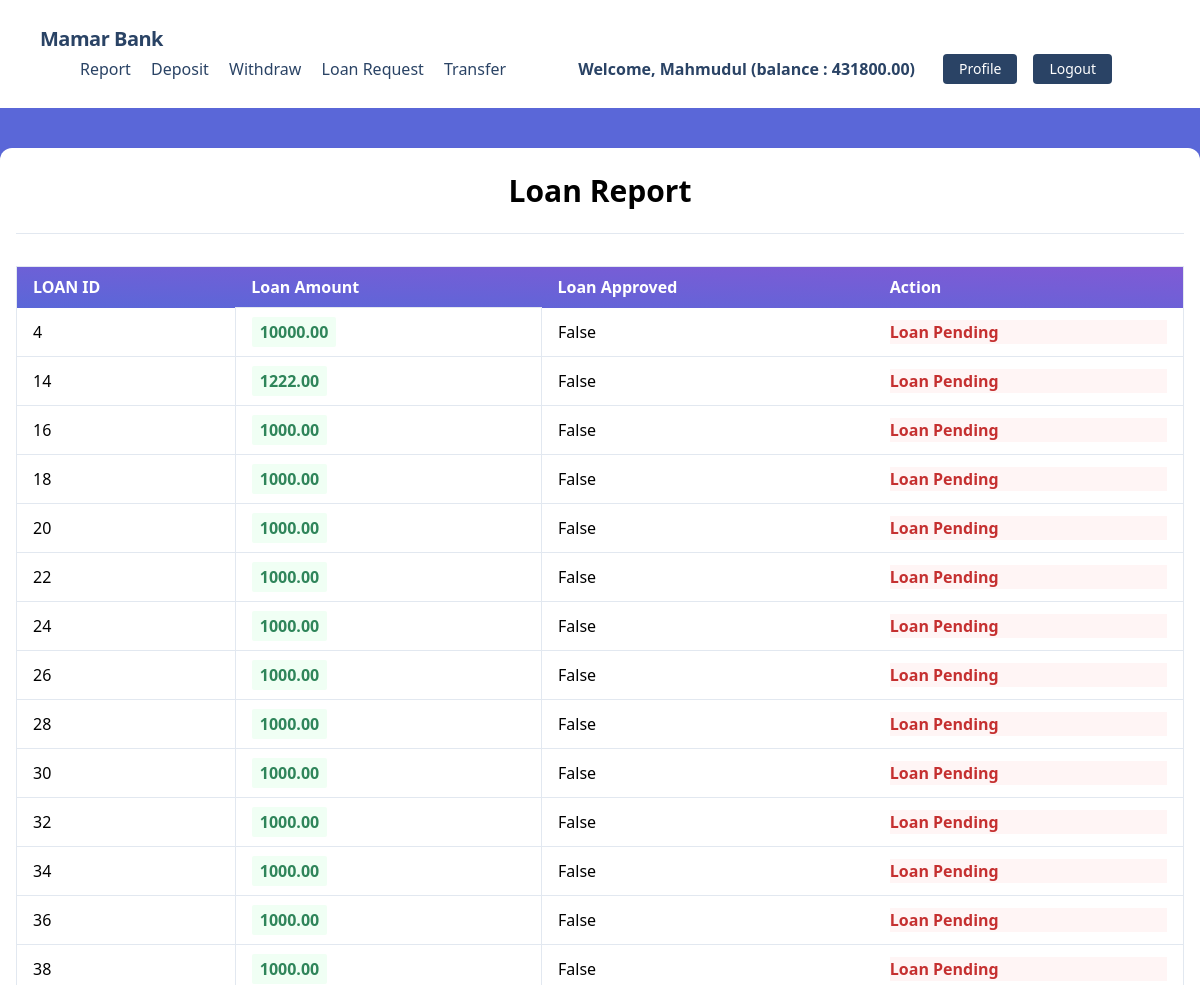
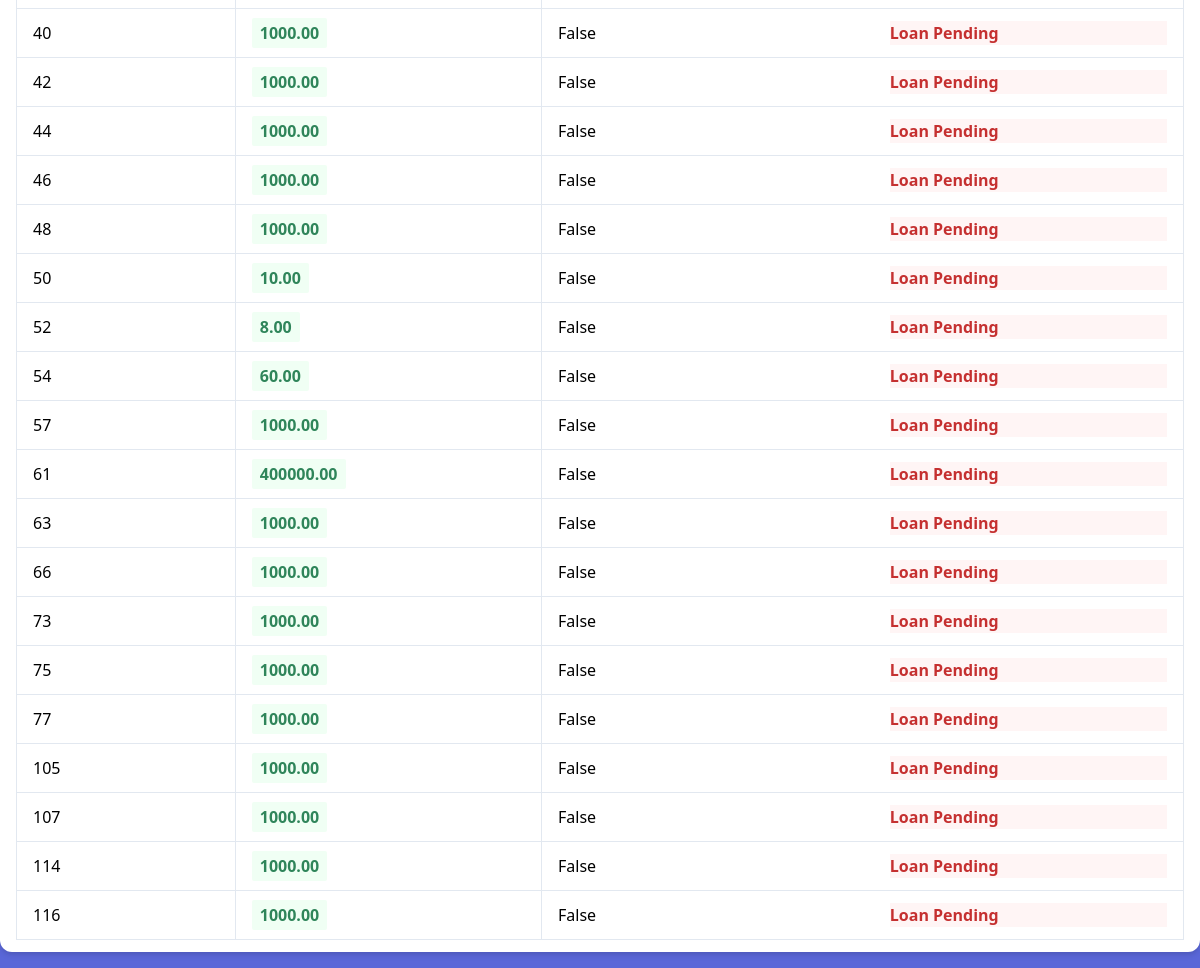
/transactions/loans/ (signed in), run on the app's committed database (2 pictures, top to bottom).
### accounts/models.py (models this page shows, shortened)
class UserBankAccount(models.Model):
    user=models.OneToOneField(User,related_name='account',on_delete=models.CASCADE)
    account_type=models.CharField(max_length=10,choices=ACCOUNT_TYPE)
    account_no=models.IntegerField(unique=True)
    birth_date=models.DateField(null=True,blank=True)
    gender=models.CharField(max_length=10,choices=GENDER_TYPE)
    initial_deposite_date=models.DateField(auto_now_add=True)
    balance=models.DecimalField(default=0,max_digits=12,decimal_places=2)

### transactions/models.py (models this page shows)
class Transaction(models.Model):
    account=models.ForeignKey(UserBankAccount,related_name='transactions',on_delete=models.CASCADE)
    amount=models.DecimalField(decimal_places=2,max_digits=12)
    balance_after_transaction=models.DecimalField(decimal_places=2,max_digits=12)
    transaction_type=models.IntegerField(choices=TRANSACTION_TYPE,null=True)
    timestamp=models.DateTimeField(auto_now_add=True)
    loan_approve=models.BooleanField(default=False)
    bankrupt=models.BooleanField(default=False)
    class Meta:
        ordering=['timestamp']

### transactions/views.py (the view)
# urls.py: path("loans/", LoanListView.as_view(), name="loan_list"),
class LoanListView(LoginRequiredMixin,ListView):
    model = Transaction
    template_name = 'transactions/loan_request.html'
    context_object_name = 'loans' # loan list ta ei loans context er moddhe thakbe
    def get_queryset(self):
        user_account = self.request.user.account
        queryset = Transaction.objects.filter(account=user_account,transaction_type=3)
        print(queryset)
        return queryset

### transactions/templates/transactions/loan_request.html (shortened to what this page needs)
{% extends 'base.html' %}
{% block body %}
<div class="my-10 py-3 px-4 bg-white rounded-xl shadow-md">
  <h1 class="font-bold text-3xl text-center pb-5 pt-2">Loan Report</h1>
  <hr />
  <table
    class="table-auto mx-auto w-full px-5 rounded-xl mt-8 border dark:border-neutral-500"
  >
    <thead class="bg-purple-900 text-white text-left">
      <tr
        class="bg-gradient-to-tr from-indigo-600 to-purple-600 rounded-md py-2 px-4 text-white font-bold"
      >
        <th class="px-4 py-2">LOAN ID</th>
        <th class="px-4 py-2">Loan Amount</th>
        <th class="px-4 py-2">Loan Approved</th>
        <th class="px-4 py-2">Action</th>
      </tr>
    </thead>
    <tbody>
      {% for loan in loans %}
      <tr class="border-b dark:border-neutral-500">
        <td class="px-4 py-2">
         {{ loan.id }}
        </td>
        <td class="px-4 py-3 text-s border">
          <span
            class="px-2 py-1 font-bold leading-tight rounded-sm text-green-700 bg-green-100"
          >
            {{ loan.amount }}
          </span>
        </td>
        <td class="px-4 py-2">
          {{ loan.loan_approve }}
        </td>
        <td class="px-4 py-2">
          {% if loan.loan_approve %}
          <a class="font-bold bg-red-900 text-white hover:text-blue-900 hover:bg-white border border-blue-900 font-bold px-4 py-2 rounded-lg" href='{% url "pay" loan.id %}'>Pay</a>
          {% else %}
          <p class="font-bold text-red-700 bg-red-100">Loan Pending</p>
          {% endif %}
        </td>
      </tr>
      {% endfor %}
    </tbody>
  </table>
</div>
{% endblock %}

### core/templates/base.html (shortened to what this page needs)
{% load static %}
<!DOCTYPE html>
<html lang="en">
    <head>
        <link href="https://unpkg.com/tailwindcss@^1.0/dist/tailwind.min.css" rel="stylesheet">
    </head>
    <body class="bg-indigo-600">
        {% include 'navbar.html' %}
        {% block body %}{% endblock %}
    </body>
</html>

### core/templates/navbar.html (shortened to what this page needs)
<nav class="flex items-center justify-between flex-wrap bg-white p-6 px-10">
    <div class="flex items-center flex-shrink-0 text-white mr-6">
        <span class="font-semibold text-xl tracking-tight text-blue-900"><a href="/">Mamar Bank</a></span>
    </div>
    <div class="w-full block flex-grow lg:flex lg:items-center lg:w-auto px-10">
        {% if request.user.is_authenticated %}
            <div class="text-md lg:flex-grow">
                <a href="{% url 'transaction_report' %}" class="block mt-4 lg:inline-block lg:mt-0 text-blue-900 hover:text-red-900 hover:font-black mr-4">
                    Report
                </a>
                <a href="{% url 'deposit_money' %}" class="block mt-4 lg:inline-block lg:mt-0 text-blue-900 hover:text-red-900 hover:font-black mr-4">
                    Deposit
                </a>
                <a href="{% url 'withdraw_money' %}" class="block mt-4 lg:inline-block lg:mt-0 text-blue-900 hover:text-red-900 hover:font-black mr-4">
                    Withdraw
                </a>
                <a href="{% url 'loan_request' %}" class="block mt-4 lg:inline-block lg:mt-0 text-blue-900 hover:text-red-900 hover:font-black mr-4">
                    Loan Request
                </a>
                <a href="{% url 'transfer' %}" class="block mt-4 lg:inline-block lg:mt-0 text-blue-900 hover:text-red-900 hover:font-black mr-4">
                    Transfer
                </a>
            </div>
            <div class="flex w-auto">
                <div class="text-blue-900 my-auto font-black px-5">Welcome, {{ request.user.first_name }} (balance : {{request.user.account.balance}}) </div>
                <a href="{% url 'profile' %}" class="mx-2 inline-block font-medium text-sm px-4 py-2 leading-none bg-blue-900 rounded text-white border-white hover:border-transparent hover:text-dark hover:bg-red-700 mt-4 lg:mt-0">Profile</a>
                <form action='{% url 'logout' %}' method='post'>
                <button type="submit" class="mx-2 inline-block font-medium text-sm px-4 py-2 leading-none bg-blue-900 rounded text-white border-white hover:border-transparent hover:text-dark hover:bg-red-700 mt-4 lg:mt-0">Logout</button>
                </form>
            </div>
        {% endif %}
    </div>
</nav>

### data on the page
Transaction: id "4", amount "10000.00", loan_approve "False", shows "Loan Pending"
Transaction: id "14", amount "1222.00", loan_approve "False", shows "Loan Pending"
Transaction: id "16", amount "1000.00", loan_approve "False", shows "Loan Pending"
Transaction: id "18", amount "1000.00", loan_approve "False", shows "Loan Pending"
Transaction: id "20", amount "1000.00", loan_approve "False", shows "Loan Pending"
Transaction: id "22", amount "1000.00", loan_approve "False", shows "Loan Pending"
Transaction: id "24", amount "1000.00", loan_approve "False", shows "Loan Pending"
Transaction: id "26", amount "1000.00", loan_approve "False", shows "Loan Pending"
Transaction: id "28", amount "1000.00", loan_approve "False", shows "Loan Pending"
Transaction: id "30", amount "1000.00", loan_approve "False", shows "Loan Pending"
Transaction: id "32", amount "1000.00", loan_approve "False", shows "Loan Pending"
Transaction: id "34", amount "1000.00", loan_approve "False", shows "Loan Pending"
Transaction: id "36", amount "1000.00", loan_approve "False", shows "Loan Pending"
Transaction: id "38", amount "1000.00", loan_approve "False", shows "Loan Pending"
Transaction: id "40", amount "1000.00", loan_approve "False", shows "Loan Pending"
Transaction: id "42", amount "1000.00", loan_approve "False", shows "Loan Pending"
Transaction: id "44", amount "1000.00", loan_approve "False", shows "Loan Pending"
Transaction: id "46", amount "1000.00", loan_approve "False", shows "Loan Pending"
Transaction: id "48", amount "1000.00", loan_approve "False", shows "Loan Pending"
Transaction: id "50", amount "10.00", loan_approve "False", shows "Loan Pending"
Transaction: id "52", amount "8.00", loan_approve "False", shows "Loan Pending"
Transaction: id "54", amount "60.00", loan_approve "False", shows "Loan Pending"
Transaction: id "57", amount "1000.00", loan_approve "False", shows "Loan Pending"
Transaction: id "61", amount "400000.00", loan_approve "False", shows "Loan Pending"
Transaction: id "63", amount "1000.00", loan_approve "False", shows "Loan Pending"
Transaction: id "66", amount "1000.00", loan_approve "False", shows "Loan Pending"
Transaction: id "73", amount "1000.00", loan_approve "False", shows "Loan Pending"
Transaction: id "75", amount "1000.00", loan_approve "False", shows "Loan Pending"
Transaction: id "77", amount "1000.00", loan_approve "False", shows "Loan Pending"
Transaction: id "105", amount "1000.00", loan_approve "False", shows "Loan Pending"
Transaction: id "107", amount "1000.00", loan_approve "False", shows "Loan Pending"
Transaction: id "114", amount "1000.00", loan_approve "False", shows "Loan Pending"
Transaction: id "116", amount "1000.00", loan_approve "False", shows "Loan Pending"

### other printed values
{{ request.user.first_name }} "Mahmudul"
{{ request.user.account.balance }} "431800.00"
